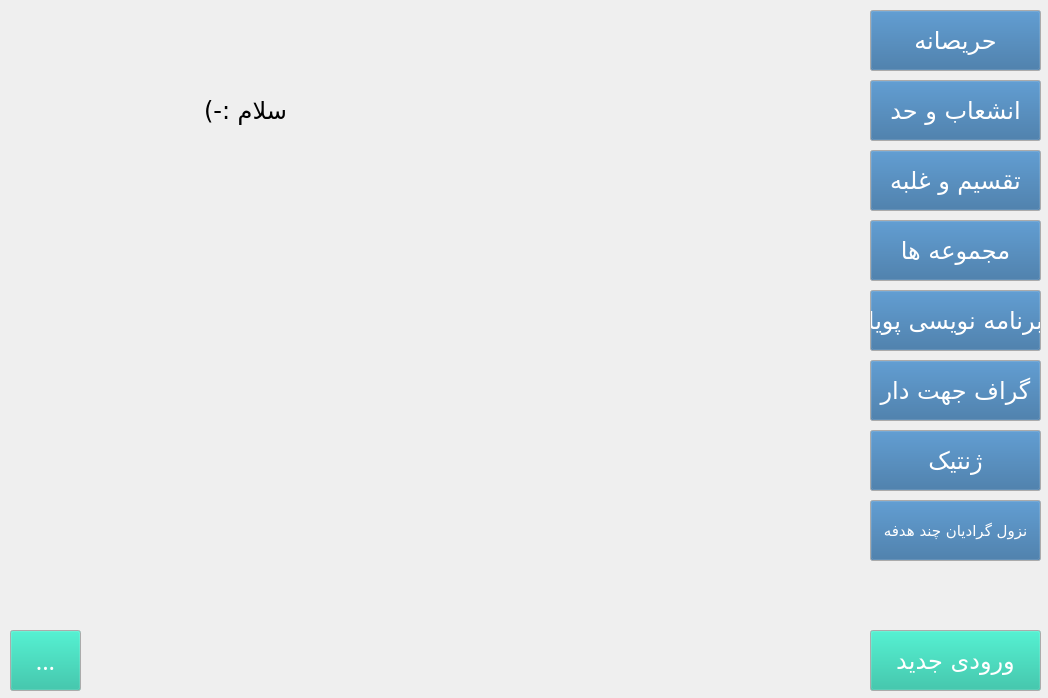
<?xml version="1.0" encoding="UTF-8"?>
<ui version="4.0">
 <class>MainWindow</class>
 <widget class="QMainWindow" name="MainWindow">
  <property name="geometry">
   <rect>
    <x>0</x>
    <y>0</y>
    <width>1048</width>
    <height>698</height>
   </rect>
  </property>
  <property name="windowTitle">
   <string>MainWindow</string>
  </property>
  <widget class="QWidget" name="centralWidget">
   <widget class="QLabel" name="label">
    <property name="geometry">
     <rect>
      <x>-2</x>
      <y>-2</y>
      <width>1050</width>
      <height>700</height>
     </rect>
    </property>
    <property name="text">
     <string/>
    </property>
    <property name="pixmap">
     <pixmap resource="res.qrc">:/new/prefix1/tourist.png</pixmap>
    </property>
    <property name="scaledContents">
     <bool>true</bool>
    </property>
   </widget>
   <widget class="QPushButton" name="bgreedy">
    <property name="geometry">
     <rect>
      <x>870</x>
      <y>10</y>
      <width>171</width>
      <height>61</height>
     </rect>
    </property>
    <property name="palette">
     <palette>
      <active>
       <colorrole role="Button">
        <brush brushstyle="SolidPattern">
         <color alpha="255">
          <red>44</red>
          <green>101</green>
          <blue>154</blue>
         </color>
        </brush>
       </colorrole>
       <colorrole role="ButtonText">
        <brush brushstyle="SolidPattern">
         <color alpha="255">
          <red>255</red>
          <green>255</green>
          <blue>255</blue>
         </color>
        </brush>
       </colorrole>
      </active>
      <inactive>
       <colorrole role="Button">
        <brush brushstyle="SolidPattern">
         <color alpha="255">
          <red>44</red>
          <green>101</green>
          <blue>154</blue>
         </color>
        </brush>
       </colorrole>
       <colorrole role="ButtonText">
        <brush brushstyle="SolidPattern">
         <color alpha="255">
          <red>255</red>
          <green>255</green>
          <blue>255</blue>
         </color>
        </brush>
       </colorrole>
      </inactive>
      <disabled>
       <colorrole role="Button">
        <brush brushstyle="SolidPattern">
         <color alpha="255">
          <red>44</red>
          <green>101</green>
          <blue>154</blue>
         </color>
        </brush>
       </colorrole>
       <colorrole role="ButtonText">
        <brush brushstyle="SolidPattern">
         <color alpha="255">
          <red>161</red>
          <green>164</green>
          <blue>167</blue>
         </color>
        </brush>
       </colorrole>
      </disabled>
     </palette>
    </property>
    <property name="font">
     <font>
      <family>B Yekan</family>
      <pointsize>18</pointsize>
     </font>
    </property>
    <property name="focusPolicy">
     <enum>Qt::ClickFocus</enum>
    </property>
    <property name="text">
     <string>حریصانه</string>
    </property>
   </widget>
   <widget class="QPushButton" name="bbandb">
    <property name="geometry">
     <rect>
      <x>870</x>
      <y>80</y>
      <width>171</width>
      <height>61</height>
     </rect>
    </property>
    <property name="palette">
     <palette>
      <active>
       <colorrole role="Button">
        <brush brushstyle="SolidPattern">
         <color alpha="255">
          <red>44</red>
          <green>101</green>
          <blue>154</blue>
         </color>
        </brush>
       </colorrole>
       <colorrole role="ButtonText">
        <brush brushstyle="SolidPattern">
         <color alpha="255">
          <red>255</red>
          <green>255</green>
          <blue>255</blue>
         </color>
        </brush>
       </colorrole>
      </active>
      <inactive>
       <colorrole role="Button">
        <brush brushstyle="SolidPattern">
         <color alpha="255">
          <red>44</red>
          <green>101</green>
          <blue>154</blue>
         </color>
        </brush>
       </colorrole>
       <colorrole role="ButtonText">
        <brush brushstyle="SolidPattern">
         <color alpha="255">
          <red>255</red>
          <green>255</green>
          <blue>255</blue>
         </color>
        </brush>
       </colorrole>
      </inactive>
      <disabled>
       <colorrole role="Button">
        <brush brushstyle="SolidPattern">
         <color alpha="255">
          <red>44</red>
          <green>101</green>
          <blue>154</blue>
         </color>
        </brush>
       </colorrole>
       <colorrole role="ButtonText">
        <brush brushstyle="SolidPattern">
         <color alpha="255">
          <red>161</red>
          <green>164</green>
          <blue>167</blue>
         </color>
        </brush>
       </colorrole>
      </disabled>
     </palette>
    </property>
    <property name="font">
     <font>
      <family>B Yekan</family>
      <pointsize>18</pointsize>
     </font>
    </property>
    <property name="focusPolicy">
     <enum>Qt::ClickFocus</enum>
    </property>
    <property name="text">
     <string>انشعاب و حد</string>
    </property>
   </widget>
   <widget class="QPushButton" name="brecursive">
    <property name="geometry">
     <rect>
      <x>870</x>
      <y>150</y>
      <width>171</width>
      <height>61</height>
     </rect>
    </property>
    <property name="palette">
     <palette>
      <active>
       <colorrole role="Button">
        <brush brushstyle="SolidPattern">
         <color alpha="255">
          <red>44</red>
          <green>101</green>
          <blue>154</blue>
         </color>
        </brush>
       </colorrole>
       <colorrole role="ButtonText">
        <brush brushstyle="SolidPattern">
         <color alpha="255">
          <red>255</red>
          <green>255</green>
          <blue>255</blue>
         </color>
        </brush>
       </colorrole>
      </active>
      <inactive>
       <colorrole role="Button">
        <brush brushstyle="SolidPattern">
         <color alpha="255">
          <red>44</red>
          <green>101</green>
          <blue>154</blue>
         </color>
        </brush>
       </colorrole>
       <colorrole role="ButtonText">
        <brush brushstyle="SolidPattern">
         <color alpha="255">
          <red>255</red>
          <green>255</green>
          <blue>255</blue>
         </color>
        </brush>
       </colorrole>
      </inactive>
      <disabled>
       <colorrole role="Button">
        <brush brushstyle="SolidPattern">
         <color alpha="255">
          <red>44</red>
          <green>101</green>
          <blue>154</blue>
         </color>
        </brush>
       </colorrole>
       <colorrole role="ButtonText">
        <brush brushstyle="SolidPattern">
         <color alpha="255">
          <red>161</red>
          <green>164</green>
          <blue>167</blue>
         </color>
        </brush>
       </colorrole>
      </disabled>
     </palette>
    </property>
    <property name="font">
     <font>
      <family>B Yekan</family>
      <pointsize>18</pointsize>
     </font>
    </property>
    <property name="focusPolicy">
     <enum>Qt::ClickFocus</enum>
    </property>
    <property name="text">
     <string>تقسیم و غلبه</string>
    </property>
   </widget>
   <widget class="QPushButton" name="bbrute">
    <property name="geometry">
     <rect>
      <x>870</x>
      <y>220</y>
      <width>171</width>
      <height>61</height>
     </rect>
    </property>
    <property name="palette">
     <palette>
      <active>
       <colorrole role="Button">
        <brush brushstyle="SolidPattern">
         <color alpha="255">
          <red>44</red>
          <green>101</green>
          <blue>154</blue>
         </color>
        </brush>
       </colorrole>
       <colorrole role="ButtonText">
        <brush brushstyle="SolidPattern">
         <color alpha="255">
          <red>255</red>
          <green>255</green>
          <blue>255</blue>
         </color>
        </brush>
       </colorrole>
      </active>
      <inactive>
       <colorrole role="Button">
        <brush brushstyle="SolidPattern">
         <color alpha="255">
          <red>44</red>
          <green>101</green>
          <blue>154</blue>
         </color>
        </brush>
       </colorrole>
       <colorrole role="ButtonText">
        <brush brushstyle="SolidPattern">
         <color alpha="255">
          <red>255</red>
          <green>255</green>
          <blue>255</blue>
         </color>
        </brush>
       </colorrole>
      </inactive>
      <disabled>
       <colorrole role="Button">
        <brush brushstyle="SolidPattern">
         <color alpha="255">
          <red>44</red>
          <green>101</green>
          <blue>154</blue>
         </color>
        </brush>
       </colorrole>
       <colorrole role="ButtonText">
        <brush brushstyle="SolidPattern">
         <color alpha="255">
          <red>161</red>
          <green>164</green>
          <blue>167</blue>
         </color>
        </brush>
       </colorrole>
      </disabled>
     </palette>
    </property>
    <property name="font">
     <font>
      <family>B Yekan</family>
      <pointsize>18</pointsize>
     </font>
    </property>
    <property name="focusPolicy">
     <enum>Qt::ClickFocus</enum>
    </property>
    <property name="text">
     <string>مجموعه ها</string>
    </property>
   </widget>
   <widget class="QPushButton" name="bdp">
    <property name="geometry">
     <rect>
      <x>870</x>
      <y>290</y>
      <width>171</width>
      <height>61</height>
     </rect>
    </property>
    <property name="palette">
     <palette>
      <active>
       <colorrole role="Button">
        <brush brushstyle="SolidPattern">
         <color alpha="255">
          <red>44</red>
          <green>101</green>
          <blue>154</blue>
         </color>
        </brush>
       </colorrole>
       <colorrole role="ButtonText">
        <brush brushstyle="SolidPattern">
         <color alpha="255">
          <red>255</red>
          <green>255</green>
          <blue>255</blue>
         </color>
        </brush>
       </colorrole>
      </active>
      <inactive>
       <colorrole role="Button">
        <brush brushstyle="SolidPattern">
         <color alpha="255">
          <red>44</red>
          <green>101</green>
          <blue>154</blue>
         </color>
        </brush>
       </colorrole>
       <colorrole role="ButtonText">
        <brush brushstyle="SolidPattern">
         <color alpha="255">
          <red>255</red>
          <green>255</green>
          <blue>255</blue>
         </color>
        </brush>
       </colorrole>
      </inactive>
      <disabled>
       <colorrole role="Button">
        <brush brushstyle="SolidPattern">
         <color alpha="255">
          <red>44</red>
          <green>101</green>
          <blue>154</blue>
         </color>
        </brush>
       </colorrole>
       <colorrole role="ButtonText">
        <brush brushstyle="SolidPattern">
         <color alpha="255">
          <red>161</red>
          <green>164</green>
          <blue>167</blue>
         </color>
        </brush>
       </colorrole>
      </disabled>
     </palette>
    </property>
    <property name="font">
     <font>
      <family>B Yekan</family>
      <pointsize>18</pointsize>
     </font>
    </property>
    <property name="focusPolicy">
     <enum>Qt::ClickFocus</enum>
    </property>
    <property name="text">
     <string>برنامه نویسی پویا</string>
    </property>
   </widget>
   <widget class="QPushButton" name="bdag">
    <property name="geometry">
     <rect>
      <x>870</x>
      <y>360</y>
      <width>171</width>
      <height>61</height>
     </rect>
    </property>
    <property name="palette">
     <palette>
      <active>
       <colorrole role="Button">
        <brush brushstyle="SolidPattern">
         <color alpha="255">
          <red>44</red>
          <green>101</green>
          <blue>154</blue>
         </color>
        </brush>
       </colorrole>
       <colorrole role="ButtonText">
        <brush brushstyle="SolidPattern">
         <color alpha="255">
          <red>255</red>
          <green>255</green>
          <blue>255</blue>
         </color>
        </brush>
       </colorrole>
      </active>
      <inactive>
       <colorrole role="Button">
        <brush brushstyle="SolidPattern">
         <color alpha="255">
          <red>44</red>
          <green>101</green>
          <blue>154</blue>
         </color>
        </brush>
       </colorrole>
       <colorrole role="ButtonText">
        <brush brushstyle="SolidPattern">
         <color alpha="255">
          <red>255</red>
          <green>255</green>
          <blue>255</blue>
         </color>
        </brush>
       </colorrole>
      </inactive>
      <disabled>
       <colorrole role="Button">
        <brush brushstyle="SolidPattern">
         <color alpha="255">
          <red>44</red>
          <green>101</green>
          <blue>154</blue>
         </color>
        </brush>
       </colorrole>
       <colorrole role="ButtonText">
        <brush brushstyle="SolidPattern">
         <color alpha="255">
          <red>161</red>
          <green>164</green>
          <blue>167</blue>
         </color>
        </brush>
       </colorrole>
      </disabled>
     </palette>
    </property>
    <property name="font">
     <font>
      <family>B Yekan</family>
      <pointsize>18</pointsize>
     </font>
    </property>
    <property name="focusPolicy">
     <enum>Qt::ClickFocus</enum>
    </property>
    <property name="text">
     <string>گراف جهت دار</string>
    </property>
   </widget>
   <widget class="QPushButton" name="bgenetic">
    <property name="geometry">
     <rect>
      <x>870</x>
      <y>430</y>
      <width>171</width>
      <height>61</height>
     </rect>
    </property>
    <property name="palette">
     <palette>
      <active>
       <colorrole role="Button">
        <brush brushstyle="SolidPattern">
         <color alpha="255">
          <red>44</red>
          <green>101</green>
          <blue>154</blue>
         </color>
        </brush>
       </colorrole>
       <colorrole role="ButtonText">
        <brush brushstyle="SolidPattern">
         <color alpha="255">
          <red>255</red>
          <green>255</green>
          <blue>255</blue>
         </color>
        </brush>
       </colorrole>
      </active>
      <inactive>
       <colorrole role="Button">
        <brush brushstyle="SolidPattern">
         <color alpha="255">
          <red>44</red>
          <green>101</green>
          <blue>154</blue>
         </color>
        </brush>
       </colorrole>
       <colorrole role="ButtonText">
        <brush brushstyle="SolidPattern">
         <color alpha="255">
          <red>255</red>
          <green>255</green>
          <blue>255</blue>
         </color>
        </brush>
       </colorrole>
      </inactive>
      <disabled>
       <colorrole role="Button">
        <brush brushstyle="SolidPattern">
         <color alpha="255">
          <red>44</red>
          <green>101</green>
          <blue>154</blue>
         </color>
        </brush>
       </colorrole>
       <colorrole role="ButtonText">
        <brush brushstyle="SolidPattern">
         <color alpha="255">
          <red>161</red>
          <green>164</green>
          <blue>167</blue>
         </color>
        </brush>
       </colorrole>
      </disabled>
     </palette>
    </property>
    <property name="font">
     <font>
      <family>B Yekan</family>
      <pointsize>18</pointsize>
     </font>
    </property>
    <property name="focusPolicy">
     <enum>Qt::ClickFocus</enum>
    </property>
    <property name="text">
     <string>ژنتیک</string>
    </property>
   </widget>
   <widget class="QPushButton" name="newinput">
    <property name="geometry">
     <rect>
      <x>870</x>
      <y>630</y>
      <width>171</width>
      <height>61</height>
     </rect>
    </property>
    <property name="palette">
     <palette>
      <active>
       <colorrole role="Button">
        <brush brushstyle="SolidPattern">
         <color alpha="255">
          <red>26</red>
          <green>188</green>
          <blue>156</blue>
         </color>
        </brush>
       </colorrole>
       <colorrole role="ButtonText">
        <brush brushstyle="SolidPattern">
         <color alpha="255">
          <red>255</red>
          <green>255</green>
          <blue>255</blue>
         </color>
        </brush>
       </colorrole>
      </active>
      <inactive>
       <colorrole role="Button">
        <brush brushstyle="SolidPattern">
         <color alpha="255">
          <red>26</red>
          <green>188</green>
          <blue>156</blue>
         </color>
        </brush>
       </colorrole>
       <colorrole role="ButtonText">
        <brush brushstyle="SolidPattern">
         <color alpha="255">
          <red>255</red>
          <green>255</green>
          <blue>255</blue>
         </color>
        </brush>
       </colorrole>
      </inactive>
      <disabled>
       <colorrole role="Button">
        <brush brushstyle="SolidPattern">
         <color alpha="255">
          <red>26</red>
          <green>188</green>
          <blue>156</blue>
         </color>
        </brush>
       </colorrole>
       <colorrole role="ButtonText">
        <brush brushstyle="SolidPattern">
         <color alpha="255">
          <red>161</red>
          <green>164</green>
          <blue>167</blue>
         </color>
        </brush>
       </colorrole>
      </disabled>
     </palette>
    </property>
    <property name="font">
     <font>
      <family>B Yekan</family>
      <pointsize>18</pointsize>
     </font>
    </property>
    <property name="text">
     <string>ورودی جدید</string>
    </property>
   </widget>
   <widget class="QToolButton" name="toolButton">
    <property name="geometry">
     <rect>
      <x>10</x>
      <y>630</y>
      <width>71</width>
      <height>61</height>
     </rect>
    </property>
    <property name="palette">
     <palette>
      <active>
       <colorrole role="Button">
        <brush brushstyle="SolidPattern">
         <color alpha="255">
          <red>26</red>
          <green>188</green>
          <blue>156</blue>
         </color>
        </brush>
       </colorrole>
       <colorrole role="ButtonText">
        <brush brushstyle="SolidPattern">
         <color alpha="255">
          <red>255</red>
          <green>255</green>
          <blue>255</blue>
         </color>
        </brush>
       </colorrole>
      </active>
      <inactive>
       <colorrole role="Button">
        <brush brushstyle="SolidPattern">
         <color alpha="255">
          <red>26</red>
          <green>188</green>
          <blue>156</blue>
         </color>
        </brush>
       </colorrole>
       <colorrole role="ButtonText">
        <brush brushstyle="SolidPattern">
         <color alpha="255">
          <red>255</red>
          <green>255</green>
          <blue>255</blue>
         </color>
        </brush>
       </colorrole>
      </inactive>
      <disabled>
       <colorrole role="Button">
        <brush brushstyle="SolidPattern">
         <color alpha="255">
          <red>26</red>
          <green>188</green>
          <blue>156</blue>
         </color>
        </brush>
       </colorrole>
       <colorrole role="ButtonText">
        <brush brushstyle="SolidPattern">
         <color alpha="255">
          <red>161</red>
          <green>164</green>
          <blue>167</blue>
         </color>
        </brush>
       </colorrole>
      </disabled>
     </palette>
    </property>
    <property name="font">
     <font>
      <family>B Yekan</family>
      <pointsize>18</pointsize>
     </font>
    </property>
    <property name="focusPolicy">
     <enum>Qt::ClickFocus</enum>
    </property>
    <property name="text">
     <string>...</string>
    </property>
   </widget>
   <widget class="QLabel" name="log">
    <property name="geometry">
     <rect>
      <x>90</x>
      <y>50</y>
      <width>311</width>
      <height>121</height>
     </rect>
    </property>
    <property name="font">
     <font>
      <family>B Yekan</family>
      <pointsize>18</pointsize>
     </font>
    </property>
    <property name="text">
     <string>سلام :-)</string>
    </property>
    <property name="alignment">
     <set>Qt::AlignCenter</set>
    </property>
   </widget>
   <widget class="QPushButton" name="bgenetic_2">
    <property name="geometry">
     <rect>
      <x>870</x>
      <y>500</y>
      <width>171</width>
      <height>61</height>
     </rect>
    </property>
    <property name="palette">
     <palette>
      <active>
       <colorrole role="Button">
        <brush brushstyle="SolidPattern">
         <color alpha="255">
          <red>44</red>
          <green>101</green>
          <blue>154</blue>
         </color>
        </brush>
       </colorrole>
       <colorrole role="ButtonText">
        <brush brushstyle="SolidPattern">
         <color alpha="255">
          <red>255</red>
          <green>255</green>
          <blue>255</blue>
         </color>
        </brush>
       </colorrole>
      </active>
      <inactive>
       <colorrole role="Button">
        <brush brushstyle="SolidPattern">
         <color alpha="255">
          <red>44</red>
          <green>101</green>
          <blue>154</blue>
         </color>
        </brush>
       </colorrole>
       <colorrole role="ButtonText">
        <brush brushstyle="SolidPattern">
         <color alpha="255">
          <red>255</red>
          <green>255</green>
          <blue>255</blue>
         </color>
        </brush>
       </colorrole>
      </inactive>
      <disabled>
       <colorrole role="Button">
        <brush brushstyle="SolidPattern">
         <color alpha="255">
          <red>44</red>
          <green>101</green>
          <blue>154</blue>
         </color>
        </brush>
       </colorrole>
       <colorrole role="ButtonText">
        <brush brushstyle="SolidPattern">
         <color alpha="255">
          <red>161</red>
          <green>164</green>
          <blue>167</blue>
         </color>
        </brush>
       </colorrole>
      </disabled>
     </palette>
    </property>
    <property name="font">
     <font>
      <family>B Yekan</family>
      <pointsize>11</pointsize>
     </font>
    </property>
    <property name="focusPolicy">
     <enum>Qt::ClickFocus</enum>
    </property>
    <property name="text">
     <string>نزول گرادیان چند هدفه</string>
    </property>
   </widget>
  </widget>
 </widget>
 <layoutdefault spacing="6" margin="11"/>
 <resources>
  <include location="res.qrc"/>
 </resources>
 <connections/>
</ui>
